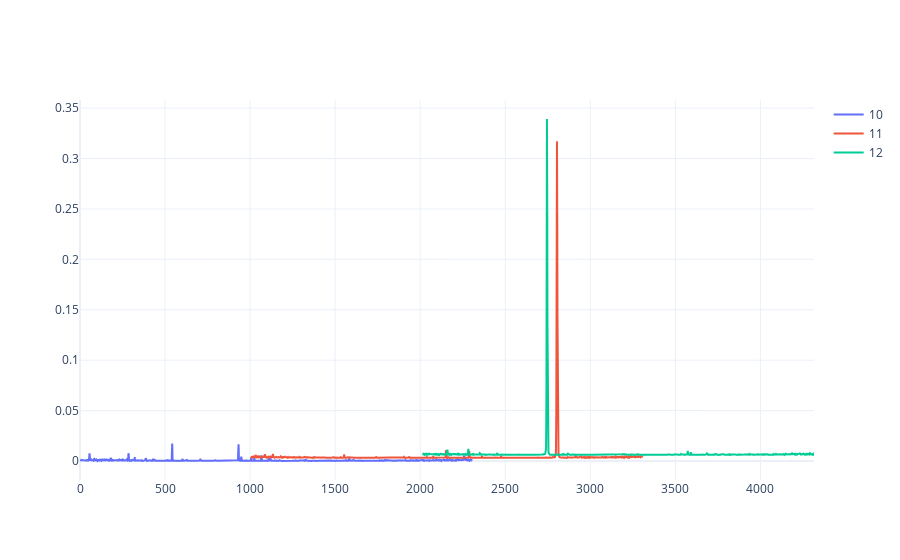

This figure's notebook cell:
### Code cell
x = np.arange(cb.DIMW)
#orders = [3,4,5,6,7,8,9]
#orders = range(h2.order_spectra.shape[1])
orders = [10,11,12]

pg_data = []
for i,nord in enumerate(orders):
    pg_data.append(
        go.Scatter(
            x = x+1000*i + 3*i**2,
            y=(h2.order_spectra[0,nord]-subtract[nord])/sphr.order_spectra[0,nord]+3e-3*i,
            name = nord,
        )
    )

fig = go.Figure(data=pg_data)
fig.update_layout(template='plotly_white')
fig.show()

### Figure 1 — Plotly figure (JSON) as saved in the notebook; plotly's stock layout.template omitted (floating-point values rounded to 4 significant figures; data arrays with more than 128 entries replaced by an {"elided": "..."} marker saying what was removed)
{"data": [{"name": "10", "type": "scatter", "x": {"elided": "2304 int values"}, "y": {"elided": "2304 float values"}}, {"name": "11", "type": "scatter", "x": {"elided": "2304 int values"}, "y": {"elided": "2304 float values"}}, {"name": "12", "type": "scatter", "x": {"elided": "2304 int values"}, "y": {"elided": "2304 float values"}}], "layout": {}}
